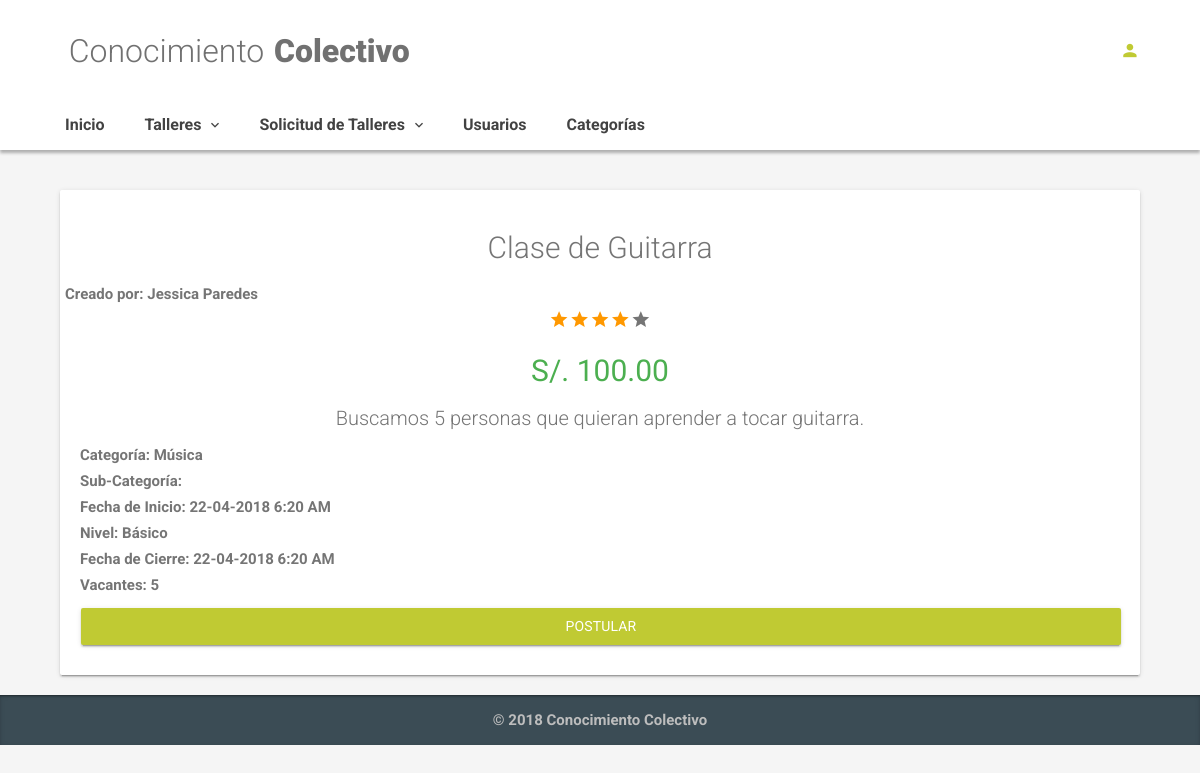
Page /index.php/workshop/description/1 on the earlier database version.
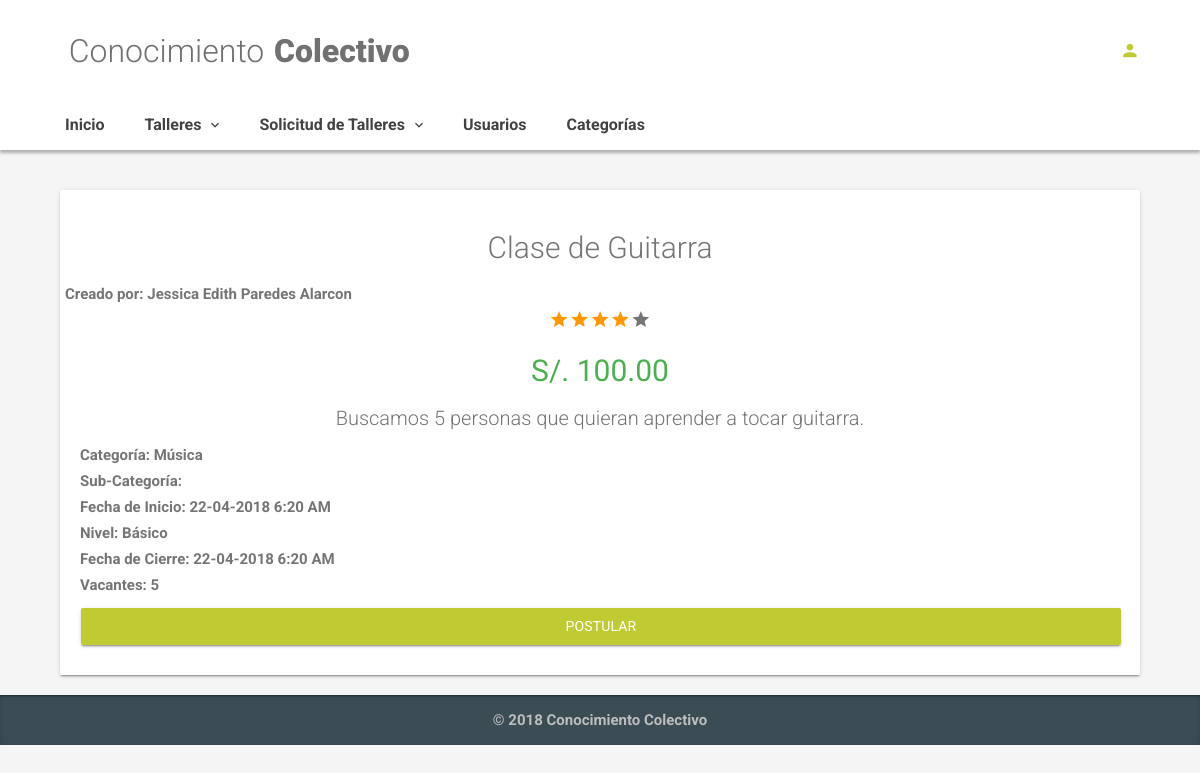
Same page on the later database version.
### tables this page shows
CREATE TABLE `workshops` (
  `id` int(11) NOT NULL AUTO_INCREMENT,
  `title` varchar(100) NOT NULL,
  `description` varchar(100) NOT NULL,
  `vacancy` smallint(6) NOT NULL,
  `amount` decimal(10,2) NOT NULL,
  `start_date` datetime NOT NULL,
  `final_date` datetime NOT NULL,
  `level` enum('Básico','Intermedio','Avanzado') NOT NULL,
  `wrks_status` enum('En curso','Cancelado','Finalizado') DEFAULT NULL,
  `created_date` datetime NOT NULL,
  `user_id` int(11) NOT NULL,
  `category_id` int(11) NOT NULL,
  PRIMARY KEY (`id`),
  KEY `fk_workshops_user_id` (`user_id`),
  KEY `fk_workshops_category_id` (`category_id`),
  CONSTRAINT `fk_workshops_category_id` FOREIGN KEY (`category_id`) REFERENCES `categories` (`id`) ON DELETE NO ACTION ON UPDATE NO ACTION,
  CONSTRAINT `fk_workshops_user_id` FOREIGN KEY (`user_id`) REFERENCES `users` (`id`) ON DELETE NO ACTION ON UPDATE NO ACTION
);

CREATE TABLE `users` (
  `id` int(11) NOT NULL AUTO_INCREMENT,
  `name` varchar(20) NOT NULL,
  `last_name` varchar(20) NOT NULL,
  `email` varchar(30) NOT NULL,
  `password` varchar(20) NOT NULL,
  `cell_phone` varchar(9) NOT NULL,
  `phone` varchar(7) DEFAULT NULL,
  `date_birth` date DEFAULT NULL,
  `description` varchar(100) DEFAULT NULL,
  `status` enum('Sin Confirmar','Confirmado','Baneado') NOT NULL,
  `created_date` datetime NOT NULL,
  `gender` enum('Femenino','Masculino') NOT NULL,
  `removed` enum('Activo','Eliminado') NOT NULL,
  PRIMARY KEY (`id`)
);

CREATE TABLE `categories` (
  `id` int(11) NOT NULL AUTO_INCREMENT,
  `name` varchar(20) NOT NULL,
  `parent_id` int(11) DEFAULT NULL,
  PRIMARY KEY (`id`)
);

### application/controllers/Workshop.php (called while the page is built, shortened)
<?php
class Workshop extends CI_Controller {
    public function __construct() {
		$this->load->model('workshop_model');
	}
	public function description($id) {
		$workshop_description = $this->workshop_model->show_by_id($id);
		$dataView=[
			'page'=>'workshop_description',
			'description'=>$workshop_description
		];
		$this->load->view('template/basic',$dataView);
	}
}

### index.php (called while the page is built, shortened)
<?php
require_once BASEPATH.'core/CodeIgniter.php';

### application/models/Workshop_model.php (called while the page is built, shortened)
<?php
class Workshop_model extends CI_Model {
    public function show_by_id($id){
        $sql = "SELECT
        w.id,
        w.title,
        DATE_FORMAT(w.start_date,'%d-%m-%Y %l:%i %p') AS start_date,
        DATE_FORMAT(w.final_date,'%d-%m-%Y %l:%i %p') AS final_date,
        w.level,
        w.amount,
        w.vacancy,
        w.description,
        /*w.wrks_status,*/
        c.name AS category_name,
        u.name AS user_name,
        u.last_name AS user_last_name
      FROM
        workshops AS w
        INNER JOIN categories AS c
          ON w.category_id = c.id
          INNER JOIN users AS u
            ON u.id = w.user_id
            WHERE w.`id` = ?
            LIMIT 1";
      $query = $this->db->query($sql,array($id));
      return $query->row_array();
  }
}

### application/views/workshop_description.php (the view)
<div class="container">
          <div class="col-xl-12 col-lg-12 col-md-12 col-sm-12 col-12">
            <div class="card animated zoomInDown animation-delay-5">
              <div class="card-body">
                <h2 align="center"><?php echo $description['title']?></h2>
                  <div class="row" align="center">
                    <li class="list-unstyled"> Creado por: <?php echo $description['user_name']?> <?php echo $description['user_last_name']?>
                    </li>
                    <div class="col-xl-12 col-lg-12 col-md-12 col-sm-12 col-12">
                        <i class="zmdi zmdi-hc-lg zmdi-star color-warning"></i>
                        <i class="zmdi zmdi-hc-lg zmdi-star color-warning"></i>
                        <i class="zmdi zmdi-hc-lg zmdi-star color-warning"></i>
                        <i class="zmdi zmdi-hc-lg zmdi-star color-warning"></i>
                        <i class="zmdi zmdi-hc-lg zmdi-star"></i>
                      </div>
                    </div>
                    <div class="col-xl-12 col-lg-12 col-md-12 col-sm-12 col-12" align="center">
                      <h2 class="color-success text-normal">S/. <?php echo $description['amount']?></h2>
                    </div>
                <p class="lead" align="center"><?php echo $description['description']?></p>
                <ul class="list-unstyled">
                  <li>Categoría: <?php echo $description['category_name']?></li>
                  <li> Sub-Categoría: </li>
                  <li> Fecha de Inicio: <?php echo $description['start_date']?></li>
                  <li> Nivel: <?php echo $description['level']?></li>
                  <li> Fecha de Cierre: <?php echo $description['final_date']?></li>
                  <li> Vacantes: <?php echo $description['vacancy']?> </li>
                </ul>
                <a href="<?php echo site_url('workshop/save_inscribed_user/'.$description['id'])?>" class="btn btn-primary btn-block btn-raised">Postular</a>
              </div>
            </div>
          </div>
      </div>

Differences in the rows shown:
changed through a linked row, workshops "Clase de Guitarra": user.name "Jessica" → "Jessica Edith"; user.last_name "Paredes" → "Paredes Alarcon"
